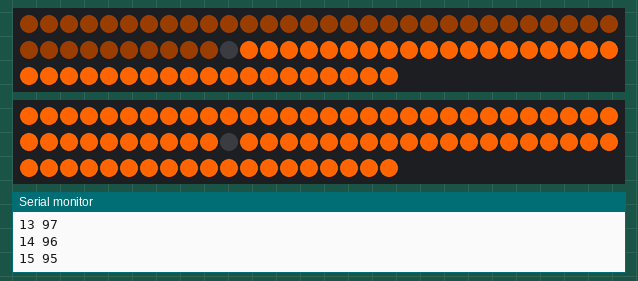
Bench run of a sketch on a simulated Arduino Uno, built with avr-gcc and run on an emulated ATmega328P. Shown: 2 × 79 RGB LEDs in strip order, left to right, continuing on the next row, the last lines printed to the serial monitor.

Above: at 0.17 s.
At 39.67 s:
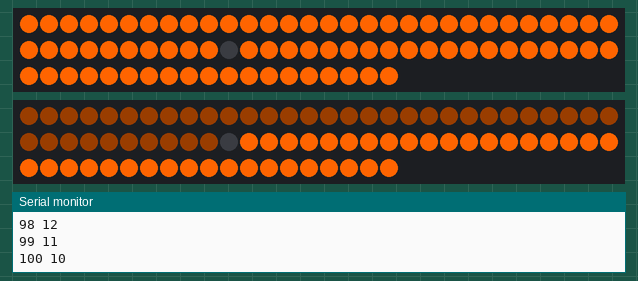

The sketch:

Lightning_Bolt_79LEDS.ino
```cpp
#include <Adafruit_NeoPixel.h>          // Library for NeoPixels

#define pinPix 4                       // Pin driving NeoPixel Ring or String
#define numPix 79                       // Number of NeoPixels in the Ring or Strip

#define pinPix2 3                       // Pin driving NeoPixel Ring or String
#define numPix2 79                       // Number of NeoPixels in the Ring or Strip


// Setup NeoPixel Ring
// Parameter 1 = number of pixels in strip
// Parameter 2 = pin number driving the strip
// Parameter 3 = pixel type flags, add together as needed:
//   NEO_KHZ800  800 KHz bitstream (most NeoPixel products w/WS2812 LEDs)
//   NEO_KHZ400  400 KHz (classic 'v1' (not v2) FLORA pixels, WS2811 drivers)
//   NEO_GRB     Pixels are wired for GRB bitstream (most NeoPixel products)
//   NEO_RGB     Pixels are wired for RGB bitstream (v1 FLORA pixels, not v2)
Adafruit_NeoPixel myNeoPixels = Adafruit_NeoPixel(numPix, pinPix, NEO_GRB + NEO_KHZ800);
Adafruit_NeoPixel myNeoPixels2 = Adafruit_NeoPixel(numPix, pinPix2, NEO_GRB + NEO_KHZ800);

uint32_t amber = myNeoPixels.Color(255, 100, 0);
uint32_t amber2 = myNeoPixels2.Color(255, 100, 0);


void setup() {

  myNeoPixels.setBrightness(255);
  myNeoPixels.begin();   // Initialize the NeoPixel array in the Arduino's memory,
  myNeoPixels.show();    // turn all pixels off, and upload to ring or string

  myNeoPixels2.setBrightness(255);
  myNeoPixels2.begin();   // Initialize the NeoPixel array in the Arduino's memory,
  myNeoPixels2.show();    // turn all pixels off, and upload to ring or string

  Serial.begin(9600);
}

void loop() {
  breathe(20, 100, 255,100,0);       // Pause; Number of steps; Full-on R,G,B values
  //Serial.println("Ha");
}


// Pause = delay between transitions
// Steps = number of steps
// R, G, B = Full-on RGB values
void breathe(int pause, int steps, byte R, byte G, byte B) {

  int tmpR, tmpG, tmpB;         // Temp values
  int tmpR2, tmpG2, tmpB2;         // Temp values
  int s2;

  // Fade up
  for (int s=10; s<=steps; s++) {
    tmpR = (R * s) / steps;     // Multiply first to avoid truncation errors
    tmpG = (G * s) / steps;
    tmpB = (B * s) / steps;

    s2 = abs(s-steps)+10;
    Serial.print(s);
    Serial.print(" ");
    Serial.println(s2);
    tmpR2 = (R * s2) / steps;     // Multiply first to avoid truncation errors
    tmpG2 = (G * s2) / steps;
    tmpB2 = (B * s2) / steps;

    for (int i=0; i<40; i++) {
      myNeoPixels.setPixelColor(i,tmpR,tmpG,tmpB);
      myNeoPixels2.setPixelColor(i,tmpR2,tmpG2,tmpB2);

    }

    myNeoPixels.fill(amber, 41, 39);
    myNeoPixels2.fill(amber2, 41, 39);

    myNeoPixels.show();
    myNeoPixels2.show();
    delay(pause);
  }

  // Fade down
  for (int s=steps; s>10; s--) {
    tmpR = (R * s) / steps;     // Multiply first to avoid truncation errors
    tmpG = (G * s) / steps;
    tmpB = (B * s) / steps;

    s2 = abs(s-steps)+10;
    tmpR2 = (R * s2) / steps;     // Multiply first to avoid truncation errors
    tmpG2 = (G * s2) / steps;
    tmpB2 = (B * s2) / steps;

    for (int i=0; i<40; i++) {
      myNeoPixels.setPixelColor(i,tmpR,tmpG,tmpB);
      myNeoPixels2.setPixelColor(i,tmpR2,tmpG2,tmpB2);
    }

    myNeoPixels.fill(amber, 41, 39);
    myNeoPixels2.fill(amber2, 41, 39);

    myNeoPixels.show();
    myNeoPixels2.show();
    delay(pause);
  }

  delay(pause * 5); /*Pause before the beginning of new loop */
}
```
